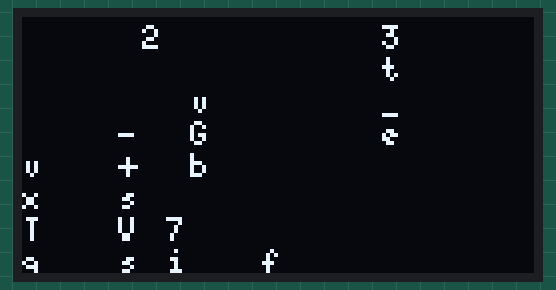
Simulated run of this sketch. Board: Arduino Uno, built with avr-gcc and run on an emulated ATmega328P. Parts: 128×64 one-colour display. Random numbers use the default seed unless the sketch sets one.

Above: at 15.91 s.
At 22.3 s:
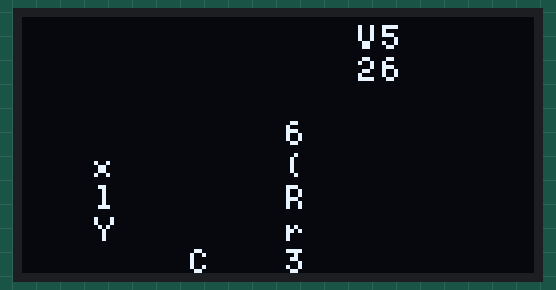
At 25.15 s:
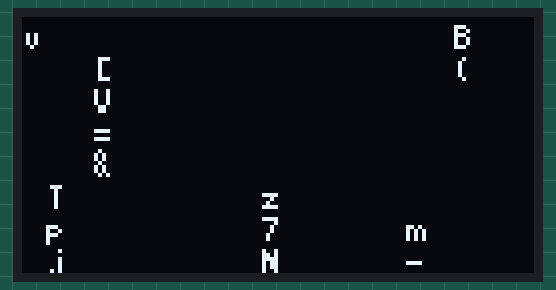
At 28.03 s:
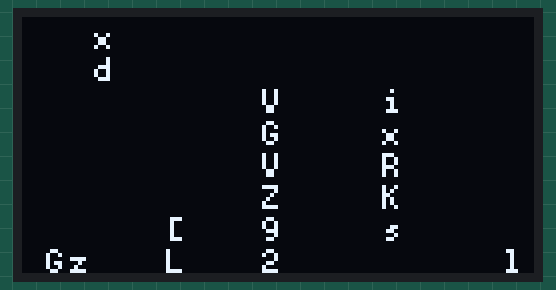
At 30.29 s:
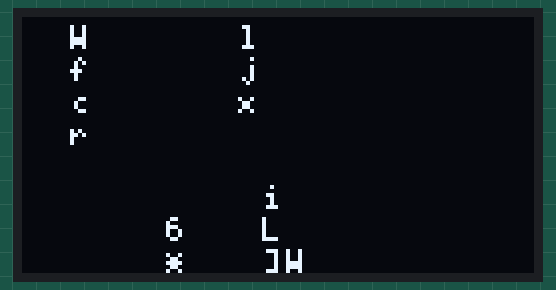
At 36.69 s:
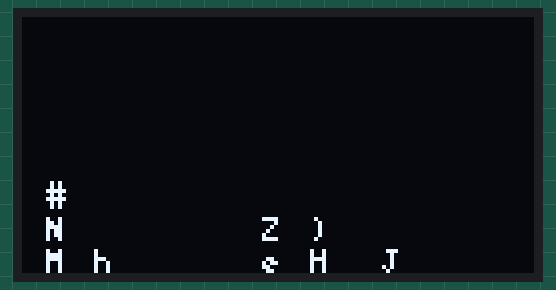

The sketch:

CAMTRIX_FOR_OLED.ino
```cpp
#include <Arduino.h>
#include <U8g2lib.h>
#include <Wire.h>

// Define the display. For a 0.96" OLED, it's typically 128x64 pixels with I2C connection
U8G2_SSD1306_128X64_NONAME_F_HW_I2C u8g2(U8G2_R0, /* reset=*/ U8X8_PIN_NONE);

// Matrix animation configuration
const uint8_t CHAR_WIDTH = 6;        // Width of each character in pixels
const uint8_t CHAR_HEIGHT = 8;       // Height of each character
const uint8_t NUM_COLS = 21;         // 128/6 = 21.33, round down to 21
const uint8_t NUM_ROWS = 8;          // 64/8 = 8

// Display settings
const uint8_t DISPLAY_CONTRAST = 255;  // Maximum brightness (0-255)

// Precomputed character set
const char MATRIX_CHARS[] = "01234567890ABCDEFGHIJKLMNOPQRSTUVWXYZabcdefghijklmnopqrstuvwxyz!@#$%^&*()_+-=[]";
const uint8_t CHAR_SET_SIZE = sizeof(MATRIX_CHARS) - 1;

// Structure for each column
struct MatrixColumn {
  int8_t pos;              // Current Y position of leading character
  uint8_t speed;           // How fast this column falls
  uint8_t length;          // Length of the trail
  uint32_t lastUpdate;     // Time of last position update
  uint32_t lastCharChange; // Time of last character change
  bool active;             // Whether this column is currently active
  char chars[12];          // Characters for each position (larger than NUM_ROWS for safety)
};

MatrixColumn columns[NUM_COLS];

// Time variables
uint32_t lastDropTime = 0;
const uint16_t DROP_DELAY = 100;        // Time between new drops
const uint16_t CHAR_CHANGE_DELAY = 500; // Slower character change (500ms)
const uint8_t MIN_SPEED = 3;            // Minimum speed
const uint8_t MAX_SPEED = 6;            // Maximum speed

void setup() {
  // Initialize the display
  Wire.setClock(400000);  // Set I2C to 400kHz for faster communication
  u8g2.begin();

  // Set maximum contrast/brightness
  u8g2.setContrast(DISPLAY_CONTRAST);

  u8g2.setFont(u8g2_font_5x8_tr);
  u8g2.setFontMode(1);

  randomSeed(analogRead(0));

  // Initialize all columns
  for (uint8_t i = 0; i < NUM_COLS; i++) {
    columns[i].active = false;
    columns[i].pos = -1;
    columns[i].speed = random(MIN_SPEED, MAX_SPEED + 1);
    columns[i].length = random(3, 8);
    columns[i].lastUpdate = 0;
    columns[i].lastCharChange = 0;

    // Initialize with random characters
    for (uint8_t j = 0; j < 12; j++) {
      columns[i].chars[j] = MATRIX_CHARS[random(CHAR_SET_SIZE)];
    }
  }
}

// Get a new random matrix character
char getRandomChar() {
  return MATRIX_CHARS[random(CHAR_SET_SIZE)];
}

void loop() {
  uint32_t currentTime = millis();

  // Create new drops
  if (currentTime - lastDropTime > DROP_DELAY) {
    // Try to activate new columns
    for (uint8_t attempt = 0; attempt < 2; attempt++) {
      uint8_t col = random(NUM_COLS);
      if (!columns[col].active) {
        columns[col].active = true;
        columns[col].pos = -1 * (int8_t)(columns[col].length); // Start above screen
        columns[col].speed = random(MIN_SPEED, MAX_SPEED + 1);
        columns[col].length = random(3, 8);
        columns[col].lastUpdate = currentTime;
        columns[col].lastCharChange = currentTime;

        // Reset characters - FIXED: was using i instead of col
        for (uint8_t j = 0; j < 12; j++) {
          columns[col].chars[j] = getRandomChar();
        }
      }
    }
    lastDropTime = currentTime;
  }

  // Update the display
  u8g2.clearBuffer();

  // Process each column
  for (uint8_t i = 0; i < NUM_COLS; i++) {
    if (columns[i].active) {
      // Update position at intervals based on speed
      if (currentTime - columns[i].lastUpdate > (300 / columns[i].speed)) {
        columns[i].pos++;

        // If column has reached the bottom, deactivate it
        if (columns[i].pos > NUM_ROWS + columns[i].length) {
          columns[i].active = false;
        }

        columns[i].lastUpdate = currentTime;
      }

      // Change head character periodically
      if (currentTime - columns[i].lastCharChange > CHAR_CHANGE_DELAY) {
        // Get the position of the leading character
        if (columns[i].pos >= 0 && columns[i].pos < 12) {
          columns[i].chars[columns[i].pos] = getRandomChar();
        }
        columns[i].lastCharChange = currentTime;
      }

      // Draw the column with fading trail
      for (int8_t j = 0; j < columns[i].length; j++) {
        int8_t drawPos = columns[i].pos - j;

        // Only draw if on screen
        if (drawPos >= 0 && drawPos < NUM_ROWS) {
          uint8_t yPos = drawPos * CHAR_HEIGHT;
          uint8_t xPos = i * CHAR_WIDTH;

          // Set drawing color (1 = pixel on, 0 = pixel off)
          u8g2.setDrawColor(1);

          // Get character from stored array, with bounds check
          char c = (drawPos < 12) ? columns[i].chars[drawPos] : '#';

          // Draw the character
          u8g2.setCursor(xPos, yPos + CHAR_HEIGHT);
          u8g2.print(c);
        }
      }
    }
  }

  // Send buffer to display
  u8g2.sendBuffer();
}
```
